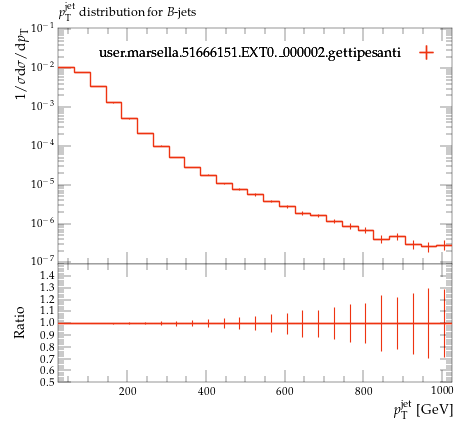

Reproduce this figure in Python.
#! /usr/bin/env python

# This Python script was auto-generated using YODA v2.0.2.
# Analysis object: /MC_HFDECAYS/pT_B_jet
# Timestamp: 24-07-2026 (16:40:06)

import matplotlib as mpl
import matplotlib.pyplot as plt
mpl.use('Agg') # comment out for interactive use
import os
import numpy as np

plotDir = os.path.split(os.path.realpath(__file__))[0]
if 'YODA_USER_PLOT_PATH' in globals():
    plot_outdir = globals()['YODA_USER_PLOT_PATH']
else:
    plot_outdir = plotDir

#plot style
plt.style.use(os.path.join(plotDir, '../default.mplstyle'))
# plot metadata
figW, figH = plt.rcParams['figure.figsize']
ax_xLabel = r'$p_\mathrm{T}^\mathrm{jet}$ [GeV]'
ax_yLabel = r'$1/\sigma \mathrm{d}\sigma/\mathrm{d}p_\mathrm{T}$'
ax_title  = r'$p_\mathrm{T}^\mathrm{jet}$ distribution for $B$-jets'
ax_xScale = 'linear'
ax_yScale = 'log'
xLims = (25.0, 1025.0)
yLims = (9e-08, 0.11000000000000001)

# TeX-friendly labels for the legend
labels = {
    'legend' : ([ r"user.marsella.51666151.EXT0.\_000002.gettipesanti" ], r""),
}

# Adjust canvas width and height
canvasW = 10.0
canvasH = 9.0
figW *= canvasW/10.
figH *= canvasH/9.

# Create figure and axis objects
fig, (ax, ratio0_ax) = plt.subplots(2, 1, sharex=True,
                  figsize=(figW,figH), gridspec_kw={'height_ratios': (6.0, 3.0)})

# Set figure margins
plt.subplots_adjust(
    left   = 1.0 * plt.rcParams['figure.subplot.left'],
    right  = 1.0 * plt.rcParams['figure.subplot.right'],
    top    = 1.0 * plt.rcParams['figure.subplot.top'],
    bottom = 1.0 * plt.rcParams['figure.subplot.bottom'])

ratio0_ax.yaxis.set_major_locator(mpl.ticker.MultipleLocator(0.1))
ratio0_ax.set_ylim(0.5, 1.4999)
ratio0_ax.set_ylabel('Ratio')

# the numerical data is stored in a separate file
dataf = dict()
prefix = os.path.split(__file__)[0]
if prefix:    prefix = prefix + '/'
exec(open(prefix+'pT_B_jet__data.py').read(), dataf)


legend_handles = dict() # keep track of handles for the legend

# style options for curves
# starts at zorder>=5 to draw curve on top of legend
styles = {
  'user.marsella.51666151.EXT0._000002.gettipesanti.yoda.gz': {
    'color' : '#EE3311',
    'linestyle' : '-',
    'linewidth' : 1,
    'marker' : 'none',
    'markersize' : 2,
    'capsize' : 0.0,
    'zorder' : 5,
    'histstyle' : 1,
    'drawstyle' : 'steps-pre',
    'xerrorbars' : 1,
    'yerrorbars' : 1,
    'fillcolor' : None,
    'fillopacity' : 1.0,
    'ratio0_linestyle' : '-',
    'ratio0_linewidth' : 1,
    'ratio0_marker' : 'none',
    'ratio0_markersize' : 2,
    'ratio0_capsize' : 0.0,
    'ratio0_zorder' : 5,
    'ratio0_histstyle' : 1,
    'ratio0_drawstyle' : 'steps-pre',
    'ratio0_xerrorbars' : 1,
    'ratio0_yerrorbars' : 1,
  },
}

# curve from input yoda files in main panel
for label, yvals in dataf['yvals'].items():
    if all(np.isnan(v) for v in dataf['yvals'][label]):
        continue
    tmp = None
    if styles[label]['histstyle']: # draw as histogram
        xpos = dataf['xedges'][label] if styles[label]['drawstyle'] else dataf['xpoints'][label]
        ypos = np.insert(yvals, 0, yvals[0]) if styles[label]['drawstyle'] else yvals
        if styles[label]['fillcolor']: # fill area below curve
            ax.fill_between(xpos, ypos, step='pre',
                            color=styles[label]['fillcolor'],
                            alpha=styles[label]['fillopacity'])
        tmp, = ax.plot(xpos, ypos,
                       color=styles[label]['color'],
                       linestyle=styles[label]['linestyle'],
                       linewidth=styles[label]['linewidth'],
                       drawstyle=styles[label]['drawstyle'], solid_joinstyle='miter',
                       zorder=styles[label]['zorder'], label=label)
    tmp = ax.errorbar(dataf['xpoints'][label], yvals,
                      xerr=np.array(dataf['xerrs'][label])*styles[label]['xerrorbars'],
                      yerr=np.array(dataf['yerrs'][label])*styles[label]['yerrorbars'],
                      fmt=styles[label]['marker'], capsize=styles[label]['capsize'],
                      markersize=styles[label]['markersize'],
                      ecolor=styles[label]['color'],
                      color=styles[label]['color'], zorder=styles[label]['zorder'])
    tmp[-1][0].set_linestyle(styles[label]['linestyle'])
    tmp[-1][0].set_linewidth(styles[label]['linewidth'])
    if label in dataf['add_legend_handle']:  legend_handles[label] = tmp
    for varLabel in dataf['variation_yvals'].keys():
        if varLabel.startswith(label):
            tmp, = ax.plot(dataf['xedges'][label], dataf['variation_yvals'][varLabel],
                           color=styles[label]['color'],
                           linestyle=styles[label]['linestyle'],
                           linewidth=styles[label]['linewidth'],
                           drawstyle='steps-pre', solid_joinstyle='miter',
                           zorder=styles[label]['zorder'], alpha=0.5)


# plots on ratio panel
# curve from input yoda files in ratio panel
for label, yvals in dataf['ratio0_yvals'].items():
    if all(np.isnan(v) for v in yvals):
        continue
    if styles[label]['ratio0_histstyle']: # plot as histogram
        xpos = dataf['xedges']['user.marsella.51666151.EXT0._000002.gettipesanti.yoda.gz'] if styles[label]['ratio0_drawstyle'] else dataf['xpoints']['user.marsella.51666151.EXT0._000002.gettipesanti.yoda.gz']
        ypos = np.insert(yvals, 0, yvals[0]) if styles[label]['ratio0_drawstyle'] else yvals
        ratio0_ax.plot(xpos, ypos,
                       color=styles[label]['color'],
                       linewidth=styles[label]['linewidth'],
                       linestyle=styles[label]['ratio0_linestyle'],
                       drawstyle=styles[label]['ratio0_drawstyle'], zorder=styles[label]['zorder'],
                       solid_joinstyle='miter')
    tmp = ratio0_ax.errorbar(dataf['xpoints']['user.marsella.51666151.EXT0._000002.gettipesanti.yoda.gz'], yvals,
                             xerr=np.array(dataf['ref_xerrs'])*styles[label]['ratio0_xerrorbars'],
                             yerr=np.array(dataf['ratio0_yerrs'][label])*styles[label]['ratio0_yerrorbars'],
                             fmt=styles[label]['ratio0_marker'], capsize=styles[label]['ratio0_capsize'],
                             markersize=styles[label]['ratio0_markersize'],
                             ecolor=styles[label]['color'],
                             color=styles[label]['color'])
    tmp[-1][0].set_linestyle(styles[label]['ratio0_linestyle'])
    tmp[-1][0].set_linewidth(styles[label]['ratio0_linewidth'])

    for varlabel in dataf['ratio0_variation_vals'].keys():
        if varlabel.startswith(label):
            ratio0_ax.plot(dataf['xedges']['user.marsella.51666151.EXT0._000002.gettipesanti.yoda.gz'],
                            dataf['ratio0_variation_vals'][varlabel],
                            color=styles[label]['color'],
                            linestyle=styles[label]['linestyle'],
                            linewidth=styles[label]['linewidth'],
                            drawstyle='steps-pre', solid_joinstyle='miter',
                            zorder=1, alpha=0.5)

legend_items = list(legend_handles.values())
ax.add_artist(ax.legend(legend_items,
                        labels['legend'][0],
                        title=labels['legend'][1],
                        alignment='right',
                        loc='upper right',
                        bbox_to_anchor=(1.0, 0.97),markerfirst=False))

# set plot metadata as defined above
ratio0_ax.set_xlabel(ax_xLabel)
ratio0_ax.xaxis.set_label_coords(1., -0.15)
ax.set_ylabel(ax_yLabel, ha='right', va='top')
ax.yaxis.set_label_coords(-0.11, 1.0)
ax.set_title(ax_title, loc='left')
ax.set_xscale(ax_xScale)
ax.set_yscale(ax_yScale)
ax.set_xlim(xLims)
ax.set_ylim(yLims)

# tick formatting
plt.rcParams['xtick.top'] = True
plt.rcParams['ytick.right'] = True
ax.yaxis.set_major_locator(mpl.ticker.LogLocator(base=10.0, numticks=np.inf))
ax.yaxis.set_minor_locator(mpl.ticker.LogLocator(
                           base=10.0, subs=np.arange(0.1, 1, 0.1), numticks=np.inf))
fig.align_ylabels((ax, ratio0_ax))
plt.savefig(os.path.join(plot_outdir, 'pT_B_jet.pdf'), format='PDF')
plt.savefig(os.path.join(plot_outdir, 'pT_B_jet.png'), format='PNG')

plt.close(fig)
